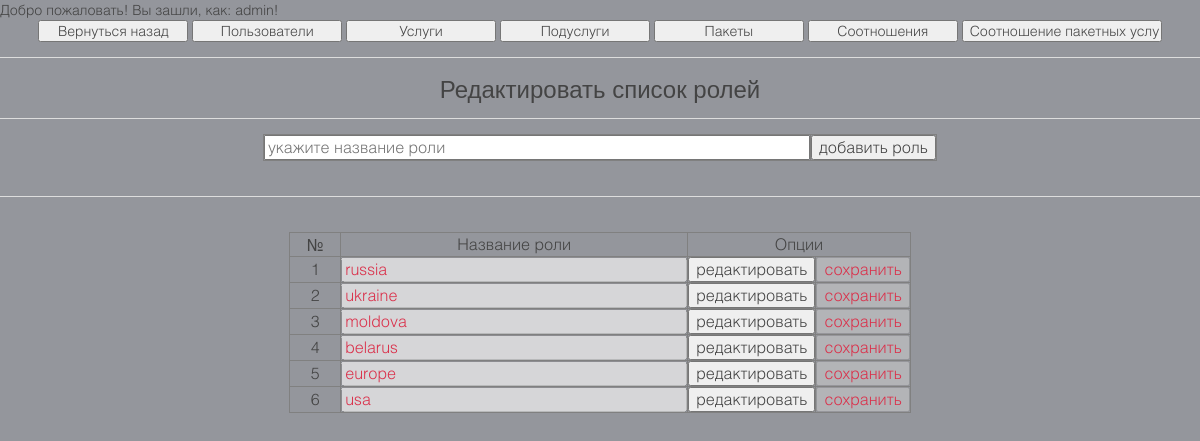
Page /templates/adminzone/admroles.php (signed in) on the committed database.
### tables this page shows
CREATE TABLE IF NOT EXISTS `system_roles` (
  `role_id` int(11) NOT NULL AUTO_INCREMENT,
  `role_name` varchar(40) NOT NULL,
  PRIMARY KEY (`role_id`),
  UNIQUE KEY `role_name` (`role_name`)
);

### templates/adminzone/admroles.php (the view, shortened to what this page needs)
<?php
echo "Добро пожаловать! Вы зашли, как: ".$_SESSION['uname']."!";
?>
<html lang="en-gb" dir="ltr">
    <head>
        <link rel="stylesheet" href="../css/uikit.css">
    </head>
    <body class="tm-background">
        <center><input value="Вернуться назад" onclick="location.href='../adminpanel'" type="button" style="width: 150px"> <input value="Пользователи" onclick="location.href='admusers.php'" type="button" style="width: 150px"> <input value="Услуги" onclick="location.href='admservices.php'" type="button" style="width: 150px"> <input value="Подуслуги" onclick="location.href='admpodservices.php'" type="button" style="width: 150px"> <input value="Пакеты" onclick="location.href='admpackets.php'" type="button" style="width: 150px"> <input value="Соотношения" onclick="location.href='admrelations.php'" type="button" style="width: 150px"> <input value="Соотношение пакетных услуг" onclick="location.href='admpacketsrelation.php'" type="button" style="width: 200px"></center>
        <hr>
        <center><h2>Редактировать список ролей</h2></center>
        <hr>
    </body>
</html>
<?php
echo    "<table border='1' cellspacing='0' cellpadding='0' align='center'>";
echo        "<tr>";
echo            "<td width='200'>";
echo                "<input type='text' id='newRole' size='74' placeholder='укажите название роли'>";
echo            "</td>";
echo            "<td width='100'>";
echo                "<input type='button' id='addrole' value='добавить роль' size='62'>";
echo            "</td>";
echo        "</tr>";
echo    "</table>";
echo    "<hr>";
$currentRoles = mysql_query("SELECT * FROM system_roles ORDER BY role_id ASC");
echo "<table border='1' cellspacing='0' cellpadding='0' align='center'>";
echo    "<tr><td width='50'><center>№</center></td><td width='200'><center>Название роли</center></td><td width='150' colspan='2'><center>Опции</center></td></tr>";
$row_counter = 0;
while ($getRoleFields = mysql_fetch_array($currentRoles))
{
    $row_counter++;
    echo "<tr>";
    echo    "<td width='50'><center>".$getRoleFields['role_id']."</center></td>";
    echo    "<td width='200'><input type='text' id='role".$row_counter."' value='".$getRoleFields['role_name']."' size='46' disabled></td>";
        echo "<td width='50'>";
        if ($getRoleFields['role_id'] > 0 )
        {
            echo "<center><input type='button' id='editRoleData".$row_counter."' value='редактировать'></center></td>";
        } else
        {
            echo "";
        }
        echo "<td width='50'>";
        if ($getRoleFields['role_id'] > 0 )
        {
            echo "<center><input type='button' id='saveRoleData".$row_counter."' value='сохранить' disabled></center></td>";
        } else
        {
            echo "";
        }
    echo "</tr>";
}
echo "</table>";
?>

### rows in the picture
system_roles: role_id "1", role_name "russia"
system_roles: role_id "2", role_name "ukraine"
system_roles: role_id "3", role_name "moldova"
system_roles: role_id "4", role_name "belarus"
system_roles: role_id "5", role_name "europe"
system_roles: role_id "6", role_name "usa"

### other values in the picture
$_SESSION['uname'] "admin"
